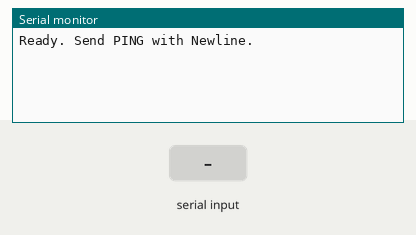
Simulated run of this sketch. Board: Arduino Uno, built with avr-gcc and run on an emulated ATmega328P. On the bench: the last lines printed to the serial monitor. The inputs (shaded band) are chosen by the test bench.

Above: at 1.2 s.
1.3 s: "PING\n" received over Serial
At 2.0 s:
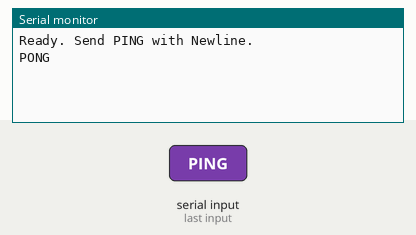
2.8 s: "1\n" received over Serial
At 3.2 s:
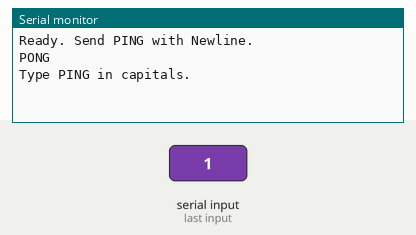

Measured:
- after the input at 1.3 s, the serial monitor: prints a new line at once (image 1)
- after the input at 2.8 s, the serial monitor: prints a new line at once (image 2)

The sketch:

00_Serial_Test.ino
```cpp
#include <Arduino.h>
void setup() {
  Serial.begin(115200);
  Serial.setTimeout(200); // teaching test only; no motors attached
  Serial.println("Ready. Send PING with Newline.");
}
void loop() {
  if (Serial.available()) {
    String message = Serial.readStringUntil(char(10));
    message.trim();
    if (message == "PING") Serial.println("PONG");
    else Serial.println("Type PING in capitals.");
  }
}
```
